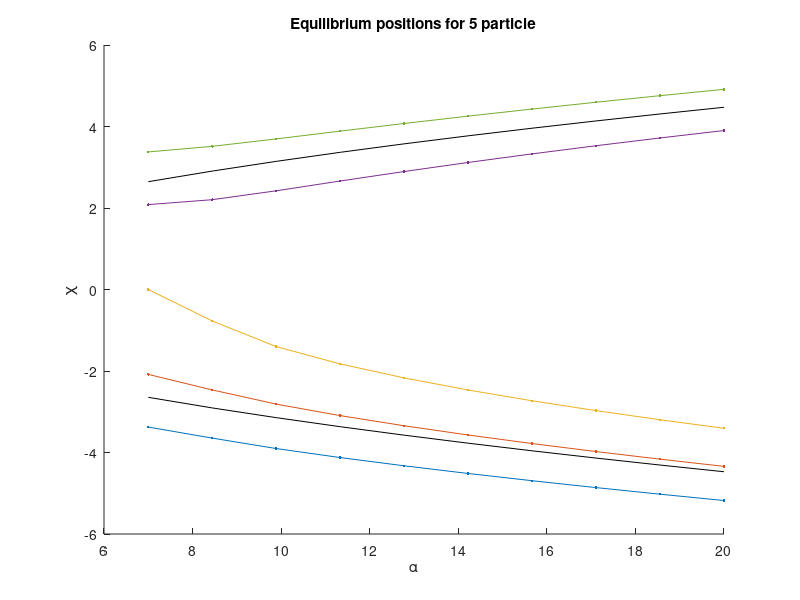

The MATLAB source for this figure: (Note: this script raises an error after producing the figure.)
clc
clear all

disp('5 particle tunneling splitting calculation.')
tic
%% 5 particle Equilibrium positions

Na      = 10;
alpha   = linspace(7, 20, Na);
eta     = 20;
Eq_Pos  = [];
Beta    = 0.001;

Eq_Pos = [];

for i = 1:Na
    a = alpha(i);
    Potential = @(x) 0.25 * ((x(1)^2 - a)^2 + (x(2)^2 - a)^2 + (x(3)^2 - a)^2 + (x(4)^2 - a)^2 + (x(5)^2 - a)^2) + eta * (1/abs(x(1) - x(2)) + 1/abs(x(1) - x(3)) + 1/abs(x(1) - x(4)) + 1/abs(x(1) - x(5)) + 1/abs(x(2) - x(3)) + 1/abs(x(2) - x(4)) + 1/abs(x(2) - x(5)) + 1/abs(x(3) - x(4)) + 1/abs(x(3) - x(5)) + 1/abs(x(4) - x(5)));
    % options = optimset('Display','iter','PlotFcns',@optimplotfval, 'TolFun', 1e-8, 'TolX', 1e-8);
    options = optimset('TolFun', 1e-12, 'TolX', 1e-12, 'MaxFunEvals', 10^6, 'MaxIter', 10^6);
    x_start = [-sqrt(a)-1 -sqrt(a)+0.5 -sqrt(a)+1 sqrt(a)-1 sqrt(a)+1];
    [x0, fval0] = fminsearch(Potential, x_start, options);
    Eq_Pos(i, :) = sort(x0);
    FuncVal(i) = fval0;
end

disp('Done with 5 particle')

figure(1)
clf(figure(1))
hold on
title('Equilibrium positions for 5 particle')
xlabel('\alpha')
ylabel('\chi')
plot(alpha, Eq_Pos(:, 1), '.-')
plot(alpha, Eq_Pos(:, 2), '.-')
plot(alpha, Eq_Pos(:, 3), '.-')
plot(alpha, Eq_Pos(:, 4), '.-')
plot(alpha, Eq_Pos(:, 5), '.-')
plot(alpha, sqrt(alpha), 'k')
plot(alpha, -sqrt(alpha), 'k')
yline(0)
hold off


figure(2)
clf(figure(2))
hold on
title('Value of the minima of the function')
xlabel('\alpha')
ylabel('Fvals')
plot(alpha, FuncVal,                  'DisplayName', 'Function value')
% plot(alpha, (Eq_pos - sqrt(alpha)))
%set(gca, 'Yscale', 'log')
yline(min(FuncVal))
hold off

%%
for q = 1:length(alpha)
    alpha(q)
    Nx1 = 20;
    Nx2 = 30;
    Nx3 = 50;
    Nx4 = 30;
    Nx5 = 20;

    Nx1 * Nx2 * Nx3 * Nx4 * Nx5

    a = 1.5;
    XMin1   = Eq_Pos(q, 1) - a;
    XMax1   = -Eq_Pos(q, 5) + a;
    b = 3;
    XMin2   = Eq_Pos(q, 2) - b;
    XMax2   = -Eq_Pos(q, 4) + b;
    c = 3.5;
    XMin3   = Eq_Pos(q, 3) - c;
    XMax3   = -Eq_Pos(q, 3) + c;
    d = 3;
    XMin4   = Eq_Pos(q, 4) - d;
    XMax4   = -Eq_Pos(q, 2) + d;
    e = 1.5;
    XMin5   = Eq_Pos(q, 5) - e;
    XMax5   = -Eq_Pos(q, 1) + e;
    
    x1 = linspace(XMin1, XMax1, Nx1);
    x2 = linspace(XMin2, XMax2, Nx2);
    x3 = linspace(XMin3, XMax3, Nx3);
    x4 = linspace(XMin4, XMax4, Nx4);
    x5 = linspace(XMin5, XMax5, Nx5);
    
    dx1 = x1(2) - x1(1);
    dx2 = x2(2) - x2(1);
    dx3 = x3(2) - x3(1);
    dx4 = x4(2) - x4(1);
    dx5 = x5(2) - x5(1);
    
    K1 = -1/(2 * dx1^2);
    K2 = -1/(2 * dx2^2);
    K3 = -1/(2 * dx3^2);
    K4 = -1/(2 * dx4^2);
    K5 = -1/(2 * dx5^2);
    
    for i = 1:Nx1
        if i == 1
            KineticMtx1(i, i)        = -2 * K1;
        else
            KineticMtx1(i - 1, i)    = 1 * K1;
            KineticMtx1(i, i - 1)    = 1 * K1;
        end
    end
    
    for i = 1:Nx2
        if i == 1
            KineticMtx2(i, i)        = -2 * K2;
        else
            KineticMtx2(i - 1, i)    = 1 * K2;
            KineticMtx2(i, i - 1)    = 1 * K2;
        end
    end
    
    for i = 1:Nx3
        if i == 1
            KineticMtx3(i, i)        = -2 * K3;
        else
            KineticMtx3(i - 1, i)    = 1 * K3;
            KineticMtx3(i, i - 1)    = 1 * K3;
        end
    end
    
    for i = 1:Nx4
        if i == 1
            KineticMtx4(i, i)        = -2 * K4;
        else
            KineticMtx4(i - 1, i)    = 1 * K4;
            KineticMtx4(i, i - 1)    = 1 * K4;
        end
    end
    
    for i = 1:Nx5
        if i == 1
            KineticMtx5(i, i)        = -2 * K5;
        else
            KineticMtx5(i - 1, i)   = 1 * K5;
            KineticMtx5(i, i - 1)   = 1 * K5;
        end
    end
    KineticMtx1 = sparse(KineticMtx1);
    KineticMtx2 = sparse(KineticMtx2);
    KineticMtx3 = sparse(KineticMtx3);
    KineticMtx4 = sparse(KineticMtx4);
    KineticMtx5 = sparse(KineticMtx5);
    
    K1          = kron(kron(KineticMtx1, speye(Nx2)), kron(speye(Nx3), kron(speye(Nx4), speye(Nx5))));
    K2          = kron(speye(Nx1), kron(KineticMtx2, kron(speye(Nx3), kron(speye(Nx4), speye(Nx5)))));
    K3          = kron(speye(Nx1), kron(speye(Nx2), kron(KineticMtx3, kron(speye(Nx4), speye(Nx5)))));
    K4          = kron(speye(Nx1), kron(speye(Nx2), kron(speye(Nx3), kron(KineticMtx4, speye(Nx5)))));
    K5          = kron(speye(Nx1), kron(speye(Nx2), kron(speye(Nx3), kron(speye(Nx4), KineticMtx5))));
    KineticMtx  = K1 + K2 + K3 + K4 + K5;

    PotentialMtx1 = sparse(zeros(Nx1));
    PotentialMtx2 = sparse(zeros(Nx2));
    PotentialMtx3 = sparse(zeros(Nx3));
    PotentialMtx4 = sparse(zeros(Nx4));
    PotentialMtx5 = sparse(zeros(Nx5));

    U1 = 0.25 * (x1.^2 - alpha(q)).^2;
    U2 = 0.25 * (x2.^2 - alpha(q)).^2;
    U3 = 0.25 * (x3.^2 - alpha(q)).^2;
    U4 = 0.25 * (x4.^2 - alpha(q)).^2;
    U5 = 0.25 * (x5.^2 - alpha(q)).^2;

    PotentialMtx1 = sparse(diag(U1));
    PotentialMtx2 = sparse(diag(U2));
    PotentialMtx3 = sparse(diag(U3));
    PotentialMtx4 = sparse(diag(U4));
    PotentialMtx5 = sparse(diag(U5));
    
    U1 = kron(kron(PotentialMtx1, speye(Nx2)), kron(speye(Nx3), kron(speye(Nx4), speye(Nx5))));
    U2 = kron(kron(speye(Nx1), PotentialMtx2), kron(speye(Nx3), kron(speye(Nx4), speye(Nx5))));
    U3 = kron(kron(speye(Nx1), speye(Nx2)), kron(PotentialMtx3, kron(speye(Nx4), speye(Nx5))));
    U4 = kron(kron(speye(Nx1), speye(Nx2)), kron(speye(Nx3), kron(PotentialMtx4, speye(Nx5))));
    U5 = kron(kron(speye(Nx1), speye(Nx2)), kron(speye(Nx3), kron(speye(Nx4), PotentialMtx5)));
    PotentialMtx = U1 + U2 + U3 + U4 + U5;
    
    Hamiltonian = KineticMtx + PotentialMtx;
    
    X_matrix1   = sparse(diag(x1));
    X_matrix2   = sparse(diag(x2));
    X_matrix3   = sparse(diag(x3));
    X_matrix4   = sparse(diag(x4));
    X_matrix5   = sparse(diag(x5));

    X1  = kron(X_matrix1, kron(speye(Nx2), kron(speye(Nx3), kron(speye(Nx4), speye(Nx5)))));
    X2  = kron(speye(Nx1), kron(X_matrix2, kron(speye(Nx3), kron(speye(Nx4), speye(Nx5)))));
    X3  = kron(speye(Nx1), kron(speye(Nx2), kron(X_matrix3, kron(speye(Nx4), speye(Nx5)))));
    X4  = kron(speye(Nx1), kron(speye(Nx2), kron(speye(Nx3), kron(X_matrix4, speye(Nx5)))));
    X5  = kron(speye(Nx1), kron(speye(Nx2), kron(speye(Nx3), kron(speye(Nx4), X_matrix5))));

    X12 = diag(X1) - diag(X2);
    X13 = diag(X1) - diag(X3);
    X14 = diag(X1) - diag(X4);
    X15 = diag(X1) - diag(X5);
    X23 = diag(X2) - diag(X3);
    X24 = diag(X2) - diag(X4);
    X25 = diag(X2) - diag(X5);
    X34 = diag(X3) - diag(X4);
    X35 = diag(X3) - diag(X5);
    X45 = diag(X4) - diag(X5);

    InteractionMtx = eta ./ sqrt(X12.^2 + Beta^2) + eta ./ sqrt(X13.^2 + Beta^2) + eta ./ sqrt(X14.^2 + Beta^2) + eta ./ sqrt(X15.^2 + Beta^2) + eta ./ sqrt(X23.^2 + Beta^2) + eta ./ sqrt(X24.^2 + Beta^2) + eta ./ sqrt(X25.^2 + Beta^2) + eta ./ sqrt(X34.^2 + Beta^2) + eta ./ sqrt(X35.^2 + Beta^2) + eta ./ sqrt(X45.^2 + Beta^2);
    InteractionMtx = sparse(1:(Nx1 * Nx2 * Nx3 * Nx4 * Nx5), 1:(Nx1 * Nx2 * Nx3 * Nx4 * Nx5), InteractionMtx);
    
    Hamiltonian = Hamiltonian + InteractionMtx;
    
    Hamiltonian = (Hamiltonian + Hamiltonian') * 0.5;
    
    Temp_Proj = zeros((Nx1 * Nx2 * Nx3 * Nx4 * Nx5), 3);
    
    k = 1;
    for j = 1:(Nx1 * Nx2 * Nx3 * Nx4 * Nx5)
        if (X12(j) < -eps) && (X23(j) < -eps) &&  (X34(j) < -eps) && (X45(j) < -eps)
            Temp_Proj(k, :) = [k, j, 1];
            k = k + 1;
        end
    end

    Temp_Proj = Temp_Proj(1:(k-1), :);
    Projector = sparse(Temp_Proj(:, 1), Temp_Proj(:, 2), Temp_Proj(:, 3), k - 1, (Nx1 * Nx2 * Nx3 * Nx4 * Nx5));

    Hamiltonian = Projector * Hamiltonian * Projector';

    [Psi, E]    = eigs(Hamiltonian, 2, 'sa');
    Spectrum    = diag(E);
    alpha(q)
    dE(q)       = Spectrum(2) - Spectrum(1)
end
%%
toc

%%
pa = [7 7.5 8 8.5 9 9.5 10 10.5 11 11.5 12 12.5];
ps = [1.77 1.57 1.33 1.068 0.76 0.48 0.23 0.0756 0.0275 0.01548 0.015 0.01803];
figure(3)
%clf(figure(3))
hold on
ylabel('Split')
xlabel('\alpha')
plot(alpha, dE, 'o')
plot(pa, ps, '.-')
set(gca, 'Yscale', 'log')
hold off

%%
figure(5)
clf(figure(5))
hold on
plot(x1, ones(length(x1), 1), '.-')
plot(x2, 0.01 + ones(length(x2), 1), '.-')
plot(x3, 0.02 + ones(length(x3), 1), '.-')
plot(x4, 0.01 + ones(length(x4), 1), '.-')
plot(x5, 0.00 + ones(length(x5), 1), '.-')
ylim([0.99 1.5])
hold off



data(:, 1) = alpha;
data(:, 2) = dE;

name = ['EDSplitting_5_particles_restricted_Nx1_' num2str(Nx1) '_Nx2_' num2str(Nx2) '_Nx3_' num2str(Nx3) '_Nx4_' num2str(Nx4) '_Nx5_' num2str(Nx5) '_beta_' num2str(Beta)];
save(name, 'data');

